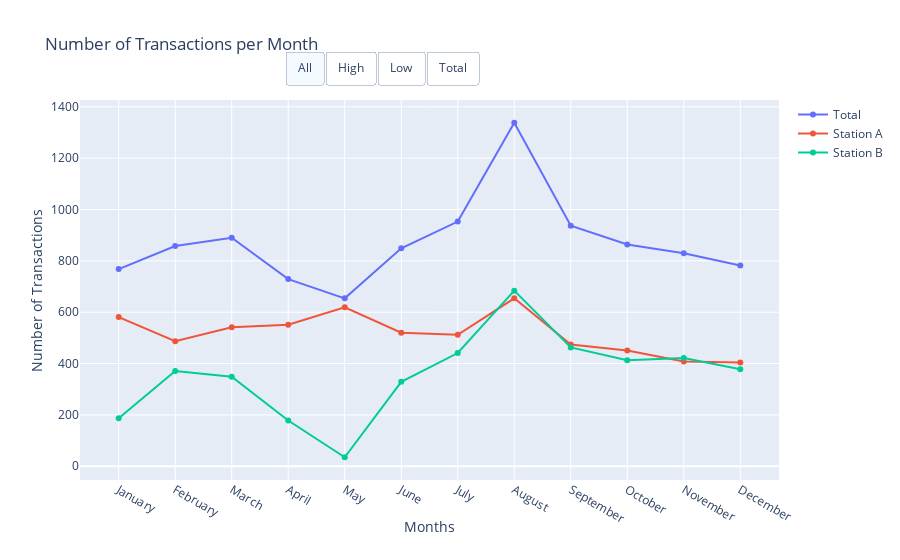

The notebook cell this image was saved under:
### Code cell
## Transactions in line chart
month = ['January', 'February', 'March', 'April', 'May', 'June', 'July',
         'August', 'September', 'October', 'November', 'December']

Jan = months.count('01')
Feb = months.count('02')
Mar = months.count('03')
Apr = months.count('04')
May = months.count('05')
Jun = months.count('06')
Jul = months.count('07')
Aug = months.count('08')
Sep = months.count('09')
Oct = months.count('10')
Nov = months.count('11')
Dec = months.count('12')

JanA = monthsA.count('01')
FebA = monthsA.count('02')
MarA = monthsA.count('03')
AprA = monthsA.count('04')
MayA = monthsA.count('05')
JunA = monthsA.count('06')
JulA = monthsA.count('07')
AugA = monthsA.count('08')
SepA = monthsA.count('09')
OctA = monthsA.count('10')
NovA = monthsA.count('11')
DecA = monthsA.count('12')

JanB = monthsB.count('01')
FebB = monthsB.count('02')
MarB = monthsB.count('03')
AprB = monthsB.count('04')
MayB = monthsB.count('05')
JunB = monthsB.count('06')
JulB = monthsB.count('07')
AugB = monthsB.count('08')
SepB = monthsB.count('09')
OctB = monthsB.count('10')
NovB = monthsB.count('11')
DecB = monthsB.count('12')

fig = go.Figure()
fig.add_trace(go.Scatter(x=month,y=[Jan,Feb,Mar,Apr,May,Jun,Jul,Aug,Sep,Oct,Nov,Dec],name='Total'))
fig.add_trace(go.Scatter(x=month,y=[JanA,FebA,MarA,AprA,MayA,JunA,JulA,AugA,SepA,OctA,NovA,DecA],name='Station A'))
fig.add_trace(go.Scatter(x=month,y=[JanB,FebB,MarB,AprB,MayB,JunB,JulB,AugB,SepB,OctB,NovB,DecB],name='Station B'))
fig.update_layout(updatemenus=[go.layout.Updatemenu(type="buttons",direction="right",active=0,x=0.57,y=1.13,
            buttons=list([
                dict(label="All",
                     method="update",
                     args=[{"visible": [True, True, True]},
                           {"title": "All transactions per Month"}]),
                dict(label="High",
                     method="update",
                     args=[{"visible": [False, True, False]},
                           {"title": "Station A transactions per Month"}]),
                dict(label="Low",
                     method="update",
                     args=[{"visible": [False, False, True]},
                           {"title": "Station B transactions per Month"}]),
                dict(label="Total",
                     method="update",
                     args=[{"visible": [True, False, False]},
                           {"title": "Total transactions per Month"}]),]),)])
fig.update_layout(title='Number of Transactions per Month', xaxis_title='Months',yaxis_title='Number of Transactions')
fig.show()

### Figure 1 — Plotly figure (JSON) as saved in the notebook; plotly's stock layout.template omitted (floating-point values rounded to 4 significant figures)
{"data": [{"name": "Total", "type": "scatter", "x": ["January", "February", "March", "April", "May", "June", "July", "August", "September", "October", "November", "December"], "y": [768, 858, 890, 729, 654, 849, 953, 1338, 937, 864, 830, 782]}, {"name": "Station A", "type": "scatter", "x": ["January", "February", "March", "April", "May", "June", "July", "August", "September", "October", "November", "December"], "y": [581, 487, 541, 551, 619, 520, 512, 654, 474, 451, 408, 404]}, {"name": "Station B", "type": "scatter", "x": ["January", "February", "March", "April", "May", "June", "July", "August", "September", "October", "November", "December"], "y": [187, 371, 349, 178, 35, 329, 441, 684, 463, 413, 422, 378]}], "layout": {"autosize": true, "title": {"text": "Number of Transactions per Month"}, "updatemenus": [{"active": 0, "buttons": [{"args": [{"visible": [true, true, true]}, {"title": "All transactions per Month"}], "label": "All", "method": "update"}, {"args": [{"visible": [false, true, false]}, {"title": "Station A transactions per Month"}], "label": "High", "method": "update"}, {"args": [{"visible": [false, false, true]}, {"title": "Station B transactions per Month"}], "label": "Low", "method": "update"}, {"args": [{"visible": [true, false, false]}, {"title": "Total transactions per Month"}], "label": "Total", "method": "update"}], "direction": "right", "type": "buttons", "x": 0.57, "y": 1.13}], "xaxis": {"autorange": true, "range": [-0.6875, 11.69], "title": {"text": "Months"}, "type": "category"}, "yaxis": {"autorange": true, "range": [-60.44, 1433.0], "title": {"text": "Number of Transactions"}, "type": "linear"}}}
